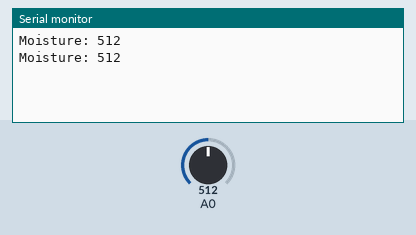
Bench run of a sketch on a simulated Arduino Uno, built with avr-gcc and run on an emulated ATmega328P. On the bench: the last lines printed to the serial monitor. The test bench sets the inputs (shaded band); at power-on: A0 = 512.

Above: at 1.8 s.
1.9 s: A0 set to 716
At 2.7 s:
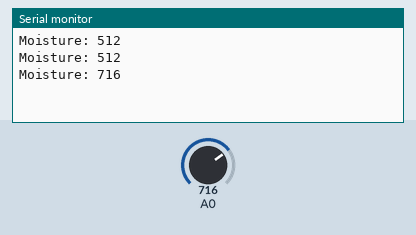
3.4 s: A0 set to 900
At 4.8 s:
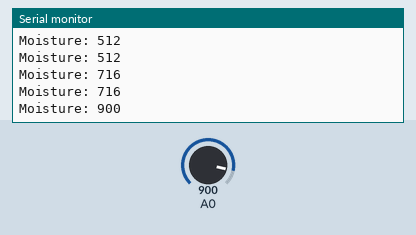
Timing chart, 0 to 6.4 s (numbered marks = the images above; inputs shaded):
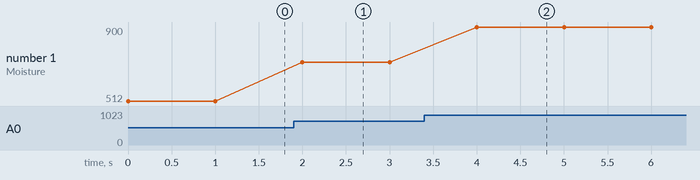

Measured:
- after the input at 1.9 s, the serial monitor: prints a new line after 0.10 s (image 1)
- after the input at 3.4 s, the serial monitor: prints a new line after 0.60 s (image 2)
- plotted number 1: 512 → 716 after the input at 1.9 s, 716 → 900 after the input at 3.4 s

The sketch:

moisture.ino
```cpp
/*
  Code for using ESP8266 to read moisture

  Made by: NIHAL T P
  GitHub: https://github.com/nihaltp
  LinkedIn: https://www.linkedin.com/in/nihal-tp/
*/

// MARK: setup
void setup() {
  Serial.begin(115200);
  pinMode(A0, INPUT);
}

// MARK: loop
void loop() {
  int moisture = analogRead(A0);
  Serial.print("Moisture: ");
  Serial.println(moisture);
  // TODO: add mapping function
  delay(1000);
}
```
